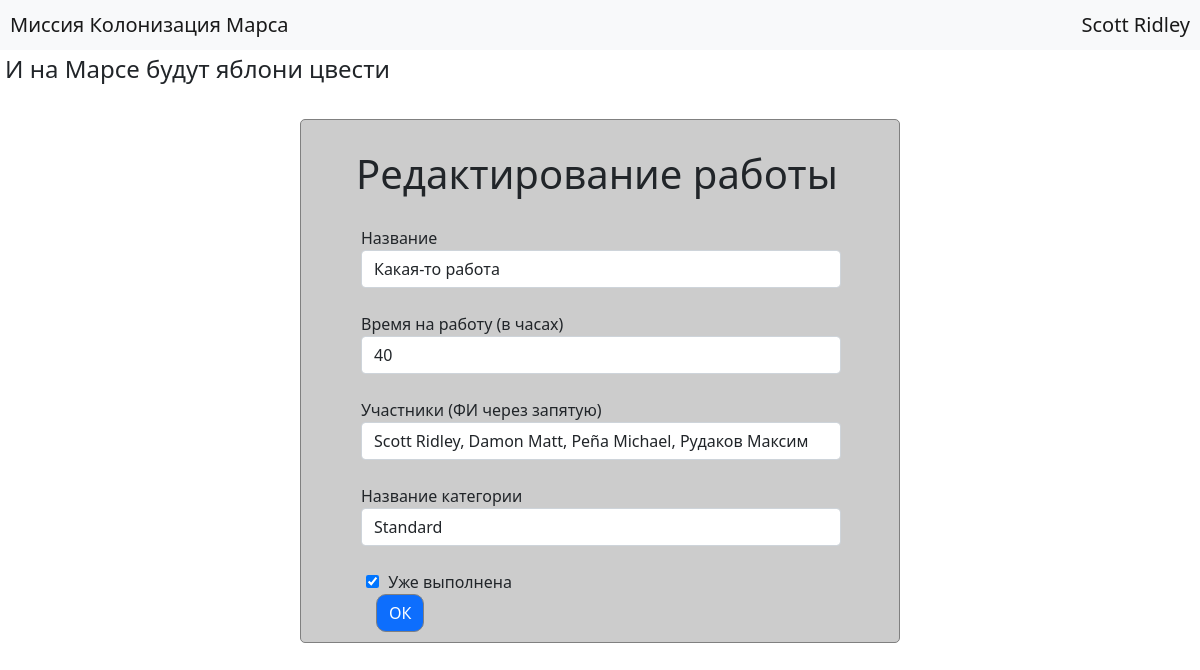
/add_job/4 (signed in), run on the app's committed database.
### data/users.py (models this page shows, shortened)
class User(SqlAlchemyBase, UserMixin, SerializerMixin):
    __tablename__ = 'users'
    id = Column(sqlalchemy.Integer, primary_key=True, autoincrement=True)
    surname = Column(sqlalchemy.String)
    name = Column(sqlalchemy.String)
    age = Column(sqlalchemy.Integer)
    position = Column(sqlalchemy.String)
    speciality = Column(sqlalchemy.String)
    address = Column(sqlalchemy.String)
    city_from = Column(sqlalchemy.String)
    email = Column(sqlalchemy.String, unique=True)
    hashed_password = Column(sqlalchemy.String)
    modified_date = Column(sqlalchemy.DateTime, default=datetime.datetime.now)
    def fio(self):
        return self.surname + ' ' + self.name

### data/jobs.py (models this page shows, shortened)
class Jobs(SqlAlchemyBase, SerializerMixin):
    __tablename__ = 'jobs'
    id = Column(sqlalchemy.Integer, primary_key=True, autoincrement=True)
    team_leader = Column(sqlalchemy.Integer, sqlalchemy.ForeignKey("users.id"))
    job = Column(sqlalchemy.String)
    work_size = Column(sqlalchemy.Integer)
    collaborators = Column(sqlalchemy.String)
    category = Column(sqlalchemy.Integer, sqlalchemy.ForeignKey("categories.id"))
    start_date = Column(sqlalchemy.DateTime, default=datetime.now)
    end_date = Column(sqlalchemy.DateTime, default=lambda: datetime.now() + timedelta(days=1))
    is_finished = Column(sqlalchemy.Boolean, default=False)

### main.py (the view, shortened to what this page needs)
@app.route('/add_job/<int:id>',  methods=['GET', 'POST'])
@login_required
def update_job(id):
    form = JobsForm()
    session = create_session()
    job = session.query(Jobs).filter(Jobs.id == id).first()
    if current_user.id != 1 and current_user.id != job.team_leader:
        return redirect('/')
    form.job.data = job.job
    form.work_size.data = job.work_size
    collaborators = []
    for collaborator in job.collaborators.split(', '):
        collaborators.append(session.query(User).filter(User.id == collaborator).first().fio())
    form.collaborators.data = ', '.join(collaborators)
    form.category.data = session.query(Category).filter(Category.id == job.category).first().name
    form.is_finished.data = job.is_finished
    return render_template('job.html', title=f"Редактирование работы", form=form)

### forms/jobs.py
class JobsForm(FlaskForm):
    job = StringField('Название', validators=[DataRequired()])
    work_size = IntegerField('Время на работу (в часах)', validators=[DataRequired()])
    collaborators = StringField('Участники (ФИ через запятую)', validators=[DataRequired()])
    category = StringField('Название категории', validators=[DataRequired()])
    is_finished = BooleanField('Уже выполнена')
    submit = SubmitField('ОК')

### data/db_session.py (called while the page is built)
def create_session() -> Session:
    global __factory
    return __factory()

### main.py (called while the page is built)
@login_manager.user_loader
def load_user(user_id):
    session = create_session()
    return session.query(User).get(user_id)

### templates/job.html (shortened to what this page needs)
{% extends "base.html" %}
{% block content %}
<form class="login_form" method="post">
    <h1>{{ title }}</h1>
    <p>
        {{ form.job.label }}<br>
        {{ form.job(class="form-control") }}<br>
    </p>
    <p>
        {{ form.work_size.label }}<br>
        {{ form.work_size(class="form-control") }}<br>
    </p>
    <p>
        {{ form.collaborators.label }}<br>
        {{ form.collaborators(class="form-control") }}<br>
    </p>
    <p>
        {{ form.category.label }}<br>
        {{ form.category(class="form-control") }}<br>
    </p>
    <p class="checkmark">{{ form.is_finished() }} {{ form.is_finished.label }}</p>
    <p>{{ form.submit(type="submit", class="btn btn-primary") }}</p>
</form>
{% endblock %}

### templates/base.html (shortened to what this page needs)
<!DOCTYPE html>
<html lang="en">
    <head>
        <link rel="stylesheet"
        href="https://cdn.jsdelivr.net/npm/bootstrap@5.0.0-beta1/dist/css/bootstrap.min.css"
>
        <link rel="stylesheet" type="text/css" href="/static/css/style.css"/>
    </head>
    <body>
        <header>
            <nav class="navbar navbar-light bg-light">
                <a class="navbar-brand" href="/">Миссия Колонизация Марса</a>
                {% if current_user.is_authenticated %}
                    <a class="navbar-brand" href="/logout">{{ current_user.surname + ' ' + current_user.name }}</a>
                {% else %}
                    <p>
                        <a class="btn btn-primary " href="/register">Зарегистрироваться</a>
                        <a class="btn btn-success" href="/login">Войти</a>
                    </p>
                {% endif %}
            </nav>
            <h4> И на Марсе будут яблони цвести</h4>
        </header>
        {% block content %}{% endblock %}
    </body>
</html>

### static/css/style.css (style rules this page uses)
form { margin-top: 30px; margin-bottom: 20px; margin-left: auto; margin-right: auto; border: 1px solid gray; border-radius: 5px; padding: 10px; }
form.login_form { width: 600px; background-color: #cccccc; text-indent: 25px; }
p.checkmark { text-indent: 5px; }
a { text-decoration: none; white-space: nowrap; cursor: pointer; color: #050505; }
nav { min-height: 50px; background-color: #eeeefe; }
.navbar { padding-top: 0px; padding-bottom: 0px; }
a.navbar-brand { margin-left: 10px; margin-right: 10px; padding-top: 0px; padding-bottom: 0px; }
p { margin-bottom: 0px; }
h1 { margin-left: auto; margin-right: auto; max-width: 600px; padding: 20px; }
h4 { padding: 5px; }
label { font: 30px; }
input { margin-left: 50px; max-width: 480px; }
.btn { margin-left: 40px; border: 1px solid gray; border-radius: 10px; text-indent: 0px; }

### data on the page
User: surname+name "Scott Ridley"
Jobs: job "Какая-то работа", work_size "40", collaborators "Scott Ridley, Damon Matt, Peña Michael, Рудаков Максим", category "Standard", is_finished "☑"

### other printed values
{{ title }} "Редактирование работы"
